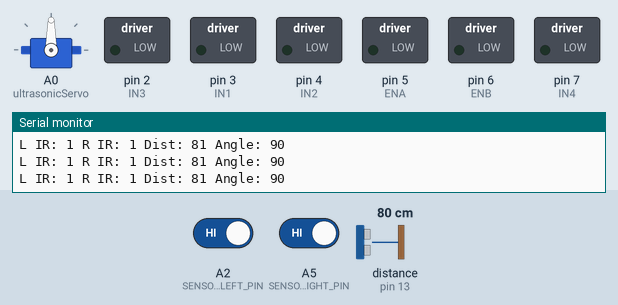
Simulated run of this sketch. Board: Arduino Uno, built with avr-gcc and run on an emulated ATmega328P. On the bench: servo, switched loads named in the sketch (green lamp = pin HIGH), the last lines printed to the serial monitor. Inputs (shaded band) come from the test bench; at power-on: A2 (SENSOR_LEFT_PIN) HIGH, A5 (SENSOR_RIGHT_PIN) HIGH, distance to the obstacle (sensor on pin 13) 80 cm. The echo pulse lasts 58.3 µs per cm; pins used as bus, display or sensor lines are not drawn.

Above: at 1.2 s.
1.3 s: A2 (SENSOR_LEFT_PIN) driven LOW
At 2.7 s:
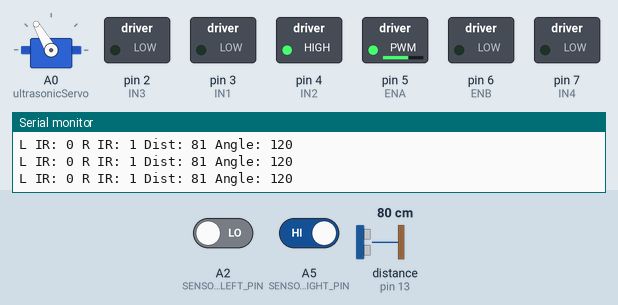
3.1 s: A5 (SENSOR_RIGHT_PIN) driven LOW
At 4.6 s:
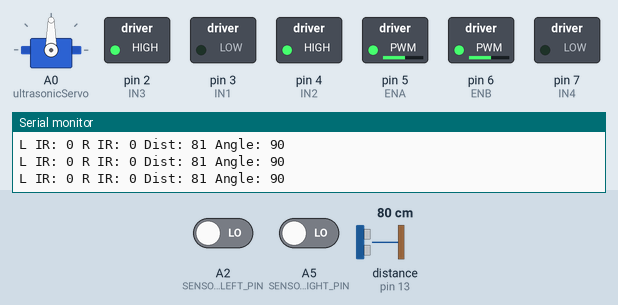
4.9 s: A2 (SENSOR_LEFT_PIN) driven HIGH
At 6.4 s:
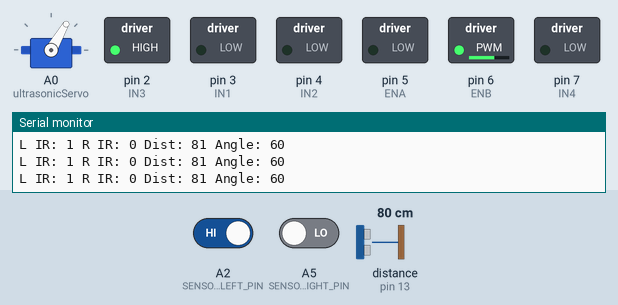
6.7 s: A5 (SENSOR_RIGHT_PIN) driven HIGH
At 7.0 s:
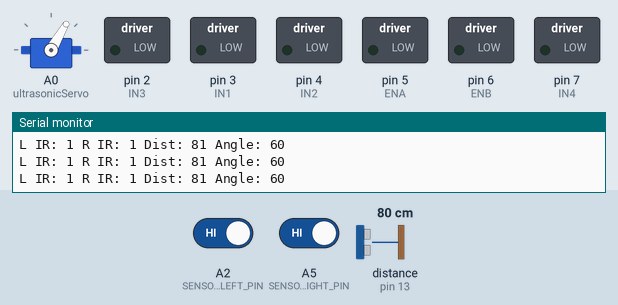
8.2 s: A2 (SENSOR_LEFT_PIN) driven LOW
At 8.38 s:
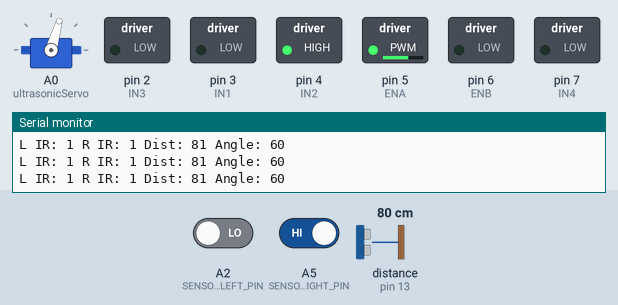
Timing chart, 0 to 11.2 s (numbered marks = the images above; inputs shaded):
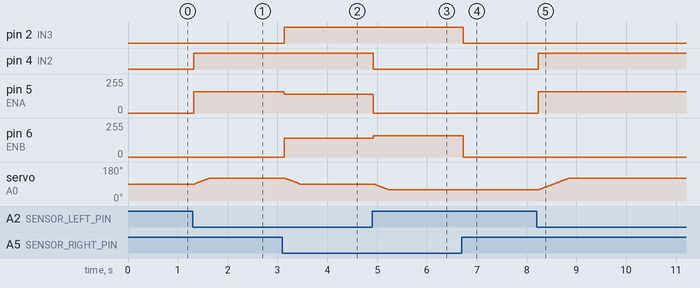

Measured:
- after the input at 1.3 s, pin 4 (IN2): LOW → HIGH at once; pin 5 (ENA): 0/255 → 160/255 at once; servo on A0 (ultrasonicServo): moves from 90° to 120° over 0.28 s, starting at once
- after the input at 3.1 s, pin 2 (IN3): LOW → HIGH at once; pin 5 (ENA): 160/255 → 140/255 at once; pin 6 (ENB): 0/255 → 140/255 at once; servo on A0 (ultrasonicServo): moves from 120° to 90° over 0.28 s, starting after 0.06 s
- after the input at 4.9 s, pin 4 (IN2): HIGH → LOW at once; pin 5 (ENA): 140/255 → 0/255 at once; pin 6 (ENB): 140/255 → 160/255 at once; servo on A0 (ultrasonicServo): moves from 90° to 60° over 0.28 s, starting at once
- after the input at 6.7 s, pin 2 (IN3): HIGH → LOW at once; pin 6 (ENB): 160/255 → 0/255 at once
- after the input at 8.2 s, pin 4 (IN2): LOW → HIGH at once; pin 5 (ENA): 0/255 → 160/255 at once; servo on A0 (ultrasonicServo): moves from 60° to 120° over 0.58 s, starting after 0.05 s

The sketch:

FollowingHand_Final.ino
```cpp
#include <Servo.h>
#include <NewPing.h>

#define TRIG_PIN        12
#define ECHO_PIN        13
#define MAX_DISTANCE_CM 200

#define SENSOR_LEFT_PIN  A2
#define SENSOR_RIGHT_PIN A5

#define ENA 5
#define IN1 3
#define IN2 4
#define ENB 6
#define IN3 2
#define IN4 7

#define FORWARD_ANGLE 90
#define LEFT_ANGLE    120
#define RIGHT_ANGLE   60

#define DISTANCE_THRESHOLD_CM 35

Servo ultrasonicServo;
NewPing sonar(TRIG_PIN, ECHO_PIN, MAX_DISTANCE_CM);
int lastServoAngle = FORWARD_ANGLE;

void setup() {
  Serial.begin(9600);

  pinMode(SENSOR_LEFT_PIN, INPUT);
  pinMode(SENSOR_RIGHT_PIN, INPUT);
  pinMode(TRIG_PIN, OUTPUT);
  pinMode(ECHO_PIN, INPUT);

  pinMode(ENA, OUTPUT);
  pinMode(IN1, OUTPUT);
  pinMode(IN2, OUTPUT);
  pinMode(ENB, OUTPUT);
  pinMode(IN3, OUTPUT);
  pinMode(IN4, OUTPUT);

  ultrasonicServo.attach(A0, 700, 2400);
  ultrasonicServo.write(FORWARD_ANGLE);
}

long getDistance() {
  digitalWrite(TRIG_PIN, LOW);
  delayMicroseconds(2);
  digitalWrite(TRIG_PIN, HIGH);
  delayMicroseconds(10);
  digitalWrite(TRIG_PIN, LOW);
  long cm = sonar.ping_cm();
  return cm == 0 ? MAX_DISTANCE_CM + 1 : cm;
}

void forward() {
  digitalWrite(IN1, LOW);
  digitalWrite(IN2, HIGH);
  digitalWrite(IN3, HIGH);
  digitalWrite(IN4, LOW);
  analogWrite(ENA, 140);
  analogWrite(ENB, 140);
}

void softRight() {
  digitalWrite(IN1, LOW);
  digitalWrite(IN2, LOW);
  digitalWrite(IN3, HIGH);
  digitalWrite(IN4, LOW);
  analogWrite(ENA, 0);
  analogWrite(ENB, 160);
}

void softLeft() {
  digitalWrite(IN1, LOW);
  digitalWrite(IN2, HIGH);
  digitalWrite(IN3, LOW);
  digitalWrite(IN4, LOW);
  analogWrite(ENA, 160);
  analogWrite(ENB, 0);
}

void stopMotors() {
  digitalWrite(IN1, LOW);
  digitalWrite(IN2, LOW);
  digitalWrite(IN3, LOW);
  digitalWrite(IN4, LOW);
  analogWrite(ENA, 0);
  analogWrite(ENB, 0);
}

void smoothServoMove(int fromAngle, int toAngle, int stepDelay = 10) {
  if (fromAngle < toAngle) {
    for (int a = fromAngle; a <= toAngle; a++) {
      ultrasonicServo.write(a);
      delay(stepDelay);
    }
  } else {
    for (int a = fromAngle; a >= toAngle; a--) {
      ultrasonicServo.write(a);
      delay(stepDelay);
    }
  }
}

void loop() {
  int sensorLeft  = digitalRead(SENSOR_LEFT_PIN);
  int sensorRight = digitalRead(SENSOR_RIGHT_PIN);
  long distanceCm = getDistance();

  bool seesLeft   = (sensorLeft  == LOW);
  bool seesRight  = (sensorRight == LOW);

  int targetAngle = lastServoAngle;

  // Ако и двата IR засичат, движи напред и насочи серво напред
  if (seesLeft && seesRight) {
    forward();
    targetAngle = FORWARD_ANGLE;
  }
  // Само десен IR засича → завиване надясно и насочване на серво надясно
  else if (seesRight) {
    softRight();
    targetAngle = RIGHT_ANGLE;
  }
  // Само ляв IR засича → завиване наляво и насочване на серво наляво
  else if (seesLeft) {
    softLeft();
    targetAngle = LEFT_ANGLE;
  }
  // Никакво засичане → спиране, серво остава насочено към последната посока
  else {
    stopMotors();
  }

  // Плавно движение на серво само при промяна
  if (targetAngle != lastServoAngle) {
    smoothServoMove(lastServoAngle, targetAngle);
    lastServoAngle = targetAngle;
  }

  Serial.print("L IR: "); Serial.print(sensorLeft);
  Serial.print(" R IR: "); Serial.print(sensorRight);
  Serial.print(" Dist: "); Serial.print(distanceCm);
  Serial.print(" Angle: "); Serial.println(lastServoAngle);

  delay(30);
}
```
